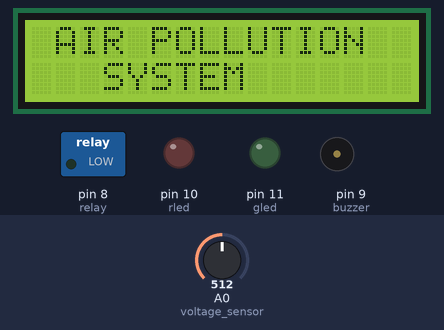
This sketch was run on a simulated Arduino Mega 2560, built with avr-gcc and run on an emulated ATmega2560. Shown: 16×2 character LCD, switched loads named in the sketch (green lamp = pin HIGH), output pins drawn as LEDs (lit = HIGH), buzzer (waves = sounding, pin HIGH). Inputs (shaded band) come from the test bench; at power-on: A0 (voltage_sensor) = 512. WiFi joins after 1.5 s; servers stay silent unless stated; uploads are accepted with an empty reply; what the sketch prints to the serial monitor is not drawn.

Above: at 2.1 s.
At 4.9 s:
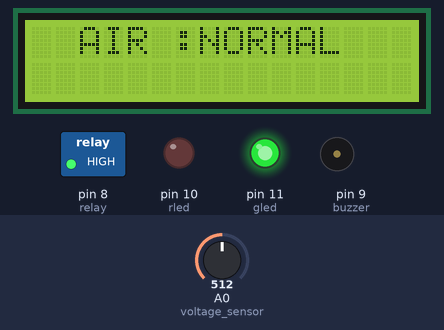
5.0 s: A0 (voltage_sensor) set to 741
8.1 s: A0 (voltage_sensor) set to 765
At 10.4 s:
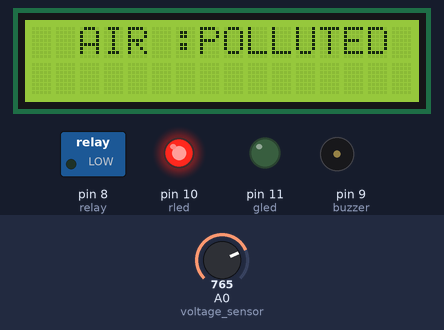
11.2 s: A0 (voltage_sensor) set to 740
At 16.1 s:
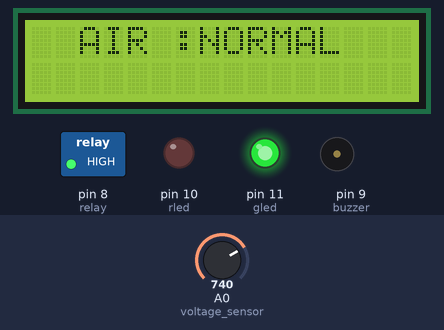
16.6 s: A0 (voltage_sensor) set to 760
At 18.3 s:
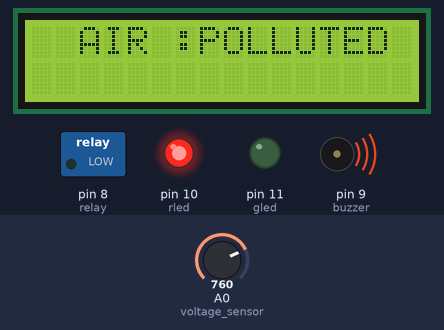
Timing chart, 0 to 20.1 s (numbered marks = the images above; inputs shaded):
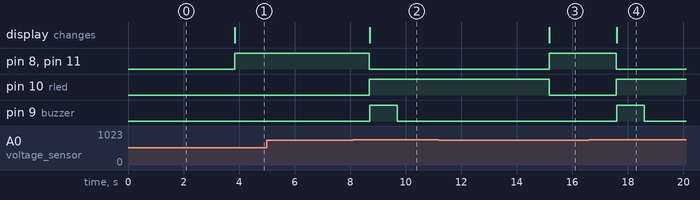

Measured:
- the behaviour switches between 750 and 751 on A0 (voltage_sensor) (found by bisection; images 1 and 2)
- after the input at 5.0 s, every drawn part: stays the same
- after the input at 8.1 s, pin 8 (relay), pin 11 (gled): HIGH → LOW after 0.59 s; pin 10 (rled): LOW → HIGH after 0.59 s; pin 9 (buzzer): LOW → HIGH after 0.60 s, → LOW 1.0 s later; the display: changes after 0.60 s (image 2)
- after the input at 11.2 s, pin 8 (relay), pin 11 (gled): LOW → HIGH after 4.0 s; pin 10 (rled): HIGH → LOW after 4.0 s; pin 9 (buzzer): stays LOW (without the input it goes to HIGH after 4.0 s); the display: changes after 4.0 s (image 3)
- after the input at 16.6 s, pin 8 (relay), pin 11 (gled): HIGH → LOW after 0.99 s; pin 10 (rled): LOW → HIGH after 0.99 s; pin 9 (buzzer): LOW → HIGH after 1.0 s, → LOW 1.0 s later; the display: changes after 1.0 s (image 4)

The sketch:

air_sound_pollutino_monitoring_sytem_vjit.ino
```cpp
/*
  WiFiEsp example: WebClient

  This sketch connects to google website using an ESP8266 module to
  perform a simple web search.

  For more details see: http://yaab-arduino.blogspot.com/p/wifiesp-example-client.html
*/

#include "WiFiEsp.h"
#include<String.h>
#ifndef HAVE_HWSERIAL1
#include "SoftwareSerial.h"
SoftwareSerial Serial1(12, 13); // RX, TX
#endif
char ssid[] = "project12";            // your network SSID (name)
char pass[] = "project123456";        // your network password

//char ssid[] = "project12";            // your network SSID (name)
//char pass[] = "project123456";        // your network password

int status = WL_IDLE_STATUS;     // the Wifi radio's status

char server[] = "projectsiot.xyz";
char server1[] = "sms.scubedigi.com";

String A = "GET /IoTProjects/AirPollution/upload.php?a=";
String Z = " HTTP/1.1";
String msg = "GET /api.php?username=Mydreamacd&password=Mydream123&to=";
String iot = "\0";
String bulk = "\0";

// Initialize the Ethernet client object
WiFiEspClient client;

#include<String.h>
#include <LiquidCrystal.h>

LiquidCrystal lcd (2,3,4,5,6,7);

#define voltage_sensor A0
#define alc_sensor A1
#define relay 8
#define buzzer 9
#define rled 10
#define gled 11

unsigned int previous_status = 0;
unsigned int present_status = 0;
unsigned int vol = 0;
float voltage = 0.0;
String charging_status = "\0";
char state = 'U';
int alc =0;

char sound = 'N';
char gas = 'N';
void sndit (void);
void beep ()
{
  digitalWrite(buzzer, HIGH);
  delay(1000);
  digitalWrite(buzzer, LOW);
  delay(100);
}
void lcdstring (unsigned int a, unsigned int b, String data)
{
  // lcd.clear();
  lcd.setCursor(a, b);
  lcd.print(data);
}

void setup()
{
  // initialize serial for debugging
  Serial.begin(9600);

  lcd.begin(16, 2);
  lcd.clear();
  lcdstring(0,0," AIR POLLUTION   ");
  lcdstring(0,1,"   SYSTEM        ");
  delay(2000);
/*
  lcd.clear();
  lcdstring(0,0,"GENERATION  WITH");
  lcdstring(0,1,"MOBILE  CHARGING");
  delay(1500);
*/
pinMode(relay,OUTPUT);

pinMode(buzzer,OUTPUT);
pinMode(gled,OUTPUT);
pinMode(rled,OUTPUT);
pinMode(voltage_sensor,INPUT);
pinMode(alc_sensor,INPUT);


  digitalWrite(rled, LOW);
  digitalWrite(gled, LOW);

  // initialize serial for ESP module
  Serial1.begin(9600);
  // initialize ESP module
  WiFi.init(&Serial1);

  // check for the presence of the shield
  if (WiFi.status() == WL_NO_SHIELD) {
    Serial.println(F("WiFi shield not present"));
    // don't continue
    while (true);
  }

  // attempt to connect to WiFi network
  while ( status != WL_CONNECTED) {
    Serial.print(F("Attempting to connect to WPA SSID: "));
    Serial.println(ssid);
    // Connect to WPA/WPA2 network
    status = WiFi.begin(ssid, pass);
  }

  // you're connected now, so print out the data
  Serial.println(F("You're connected to the network"));


    Serial.println(F("sending data ---1 "));
    Serial.println(F("Starting connection to server..."));
    // if you get a connection, report back via serial
    if (client.connect(server, 80)) {
      Serial.println(F("Connected to server"));
      // Make a HTTP request
      client.println("GET /IoTProjects/AirPollution/upload.php?a=U&b=0 HTTP/1.1");
      client.println("Host: projectsiot.xyz");
      client.println("Connection: close");
      client.println();
    }
    client.flush();
     client.stop();

    /////////////////////////////////////////

Serial.println(F("PLEASE SHOW CARD "));
}

void loop()
{
 vol = analogRead(voltage_sensor);
delay(50);
Serial.print("sensor value = "); Serial.println(vol);
//alc = analogRead(alc_sensor);
//delay(50);
//Serial.print("alc value = "); Serial.println(alc);

//voltage = vol * (5.00/1023.00)*5;

//Serial.print("voltage = "); Serial.println(voltage);

if(vol >750)
{
  digitalWrite(gled,LOW);
  digitalWrite(rled,HIGH);

  present_status = 100;
  digitalWrite(relay,LOW);
  lcd.clear ();
  lcdstring(0,0,"  AIR :POLLUTED");
 // lcdstring(0,1," CHARGING -- OFF");
charging_status = "OFF";
 sound = 'Y';
  beep ();
  iot = A + sound  + Z;

        Serial.println(iot);
        sndit ();

        delay(3000);

}
else
{
  digitalWrite(gled,HIGH);
  digitalWrite(rled,LOW);

  present_status = 10;
    digitalWrite(relay,HIGH);
 sound = 'N';
  lcd.clear ();
  lcdstring(0,0,"  AIR :NORMAL");
 /* lcd.setCursor(0,10);
  lcd.print(voltage);
  lcdstring(0,1," CHARGING -- ON ");
  charging_status = "ON";
*/
  iot = A + sound  + Z;

        Serial.println(iot);
        sndit ();

        delay(30);

}
/*
if(alc >900)
{
  digitalWrite(gled,LOW);
  digitalWrite(rled,HIGH);

  present_status = 100;
  digitalWrite(relay,LOW);
 // lcd.clear ();
 //lcdstring(0,0,"gas="+String(alc));
  lcdstring(0,1,"GAS  ALERT");
charging_status = "OFF";
gas = 'Y';
  beep ();
  delay(1000);
}
else
{
  digitalWrite(gled,HIGH);
  digitalWrite(rled,LOW);

  present_status = 10;
    digitalWrite(relay,HIGH);
 gas = 'N';
 // lcd.clear ();
  //lcdstring(0,0,"SOUND :NORMAL");
   lcdstring(0,1,"GAS :NORMAL");
 /* lcd.setCursor(0,10);
  lcd.print(voltage);
  lcdstring(0,1," CHARGING -- ON ");
  charging_status = "ON";
*/
//}


}// loop

void sndit ()
{

Serial.println();
Serial.println();
Serial.println();
  Serial.print(F("A = ")); Serial.println(iot);

  // if the server's disconnected, stop the client
  if (!client.connected()) {
    Serial.println(F("Disconnecting from server..."));
    client.stop();

    // do nothing forevermore
    //while (true);
  }
  client.stop();
  client.flush();

  for (int x = 0; x < 2; x++)
  {
    delay(1000);
    Serial.println(x, DEC);
  }
  Serial.println(F("Starting connection to server..."));
  // if you get a connection, report back via serial
  if (client.connect(server, 80)) {
    Serial.println(F("Connected to server"));
    // Make a HTTP request

    //client.println("GET /IoTProjects/TollBooth/tollbooth.php?a=A&b=5&c=6&d=3 HTTP/1.1");

    client.println(iot);

    client.println("Host: projectsiot.xyz");
    client.println("Connection: close");
    client.println();
    iot = "\0";
  }
Serial.println();
Serial.println();
Serial.println();
}//sndit
```
